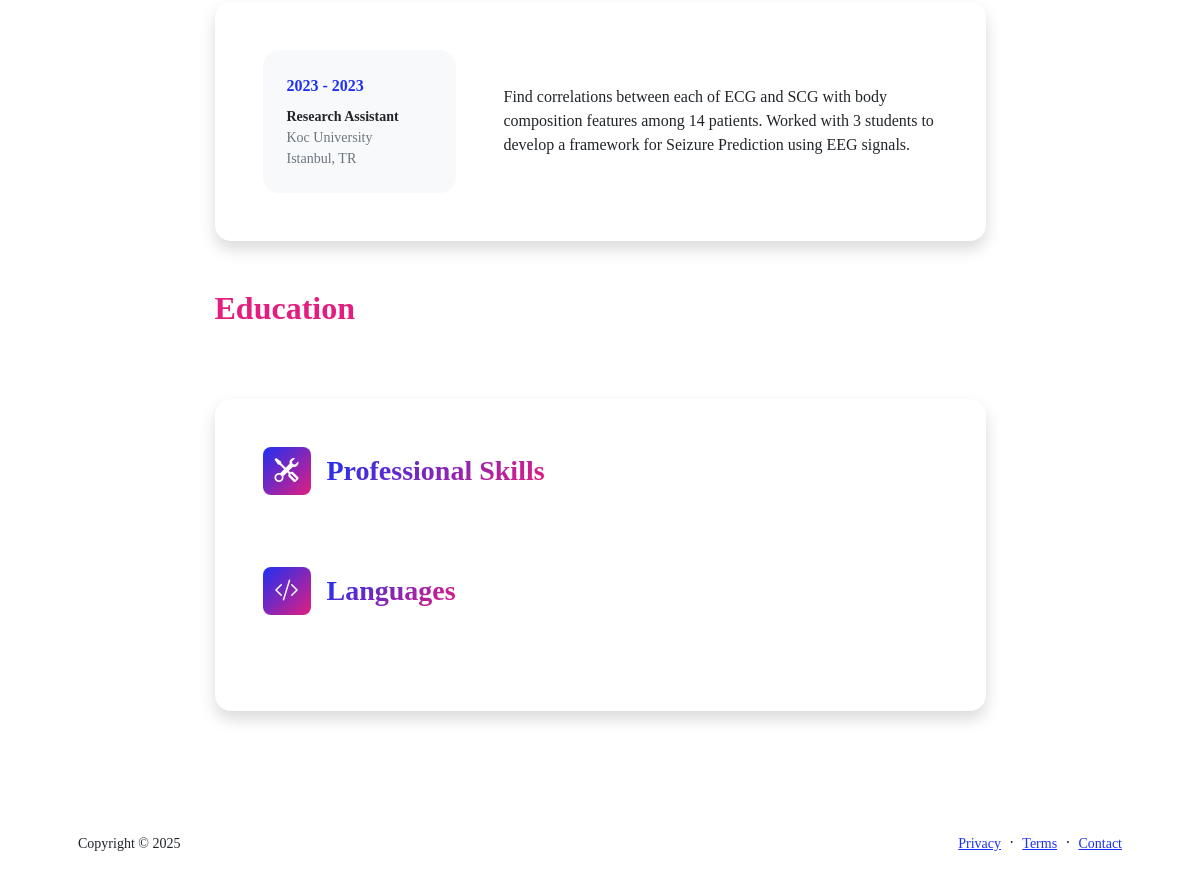
Before: /resume/ (lower part) with the older database file.
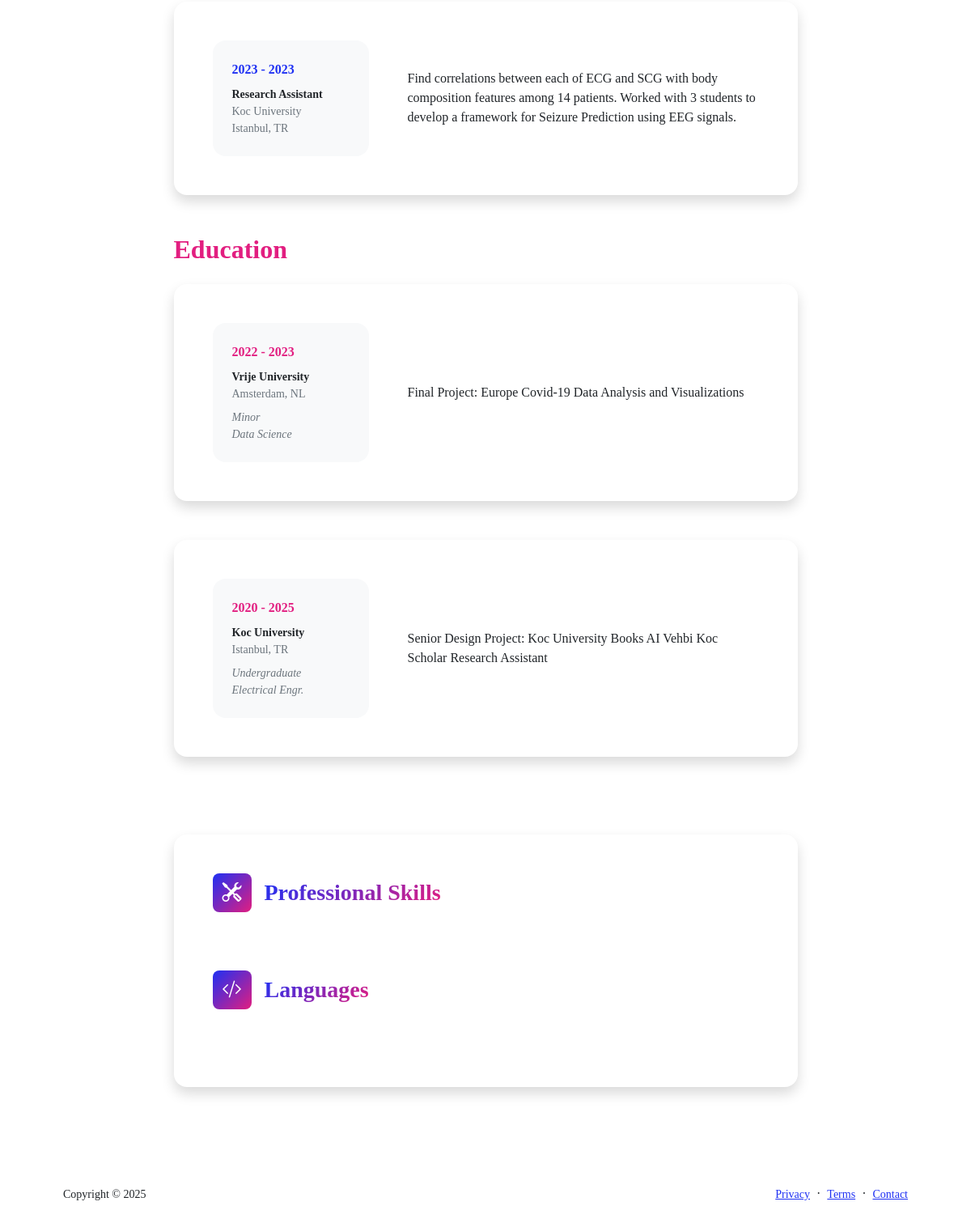
After: the same page with the newer database file.
### portfolio/models.py (models this page shows, shortened)
class Experience(models.Model):
    company = models.CharField(max_length=100)
    title = models.CharField(max_length=100)
    description = models.TextField()
    start_date = models.DateField()
    end_date = models.DateField(blank=True, null=True)
    location = models.CharField(max_length=100, blank=True)

class Education(models.Model):
    school = models.CharField(max_length=100)
    degree = models.CharField(max_length=100)
    description = models.TextField()
    field_of_study = models.CharField(max_length=100)
    start_date = models.DateField()
    end_date = models.DateField(blank=True, null=True)
    location = models.CharField(max_length=100, blank=True)

### portfolio/views.py (the view)
# urls.py: path('resume/', ResumeView.as_view(), name='resume'),
class ResumeView(View):
    def get(self, request):
        author = About.objects.all()[0]
        cv = author.cv
        experiences = Experience.objects.all().order_by('-start_date')
        education = Education.objects.all().order_by('-start_date')
        skills = Skill.objects.all()
        languages = Languages.objects.all()
        current_year = datetime.now().year
        context = {
            'cv': cv,
            'experiences': experiences,
            'education': education,
            'skills': skills,
            'languages': languages,
            'current_year': current_year,
        }
        return render(request, 'resume.html', context=context)

### templates/resume.html (shortened to what the changed rows need)
{% extends 'base.html' %}
{% load static %}
{% block content %}
<div class="container px-5 my-5">
    <div class="row gx-5 justify-content-center">
        <div class="col-lg-11 col-xl-9 col-xxl-8">
            <section>
                {% for exp in experiences %}
                    <div class="card shadow border-0 rounded-4 mb-5">
                        <div class="card-body p-5">
                            <div class="row align-items-center gx-5">
                                <div class="col text-center text-lg-start mb-4 mb-lg-0">
                                    <div class="bg-light p-4 rounded-4">
                                        {% if exp.end_date %}
                                            <div class="text-primary fw-bolder mb-2">
                                                {{ exp.start_date|date:"Y" }} - {{ exp.end_date|date:"Y" }}
                                            </div>
                                        {% else %}
                                            <div class="text-primary fw-bolder mb-2">{{ exp.start_date|date:"Y" }} - Present</div>
                                        {% endif %}
                                        <div class="small fw-bolder">{{ exp.title }}</div>
                                        <div class="small text-muted">{{ exp.company }}</div>
                                        <div class="small text-muted">{{ exp.location }}</div>
                                    </div>
                                </div>
                                <div class="col-lg-8">
                                    <div>{{  exp.description }}</div>
                                </div>
                            </div>
                        </div>
                    </div>
                {% endfor %}
            </section>
            <section>
                <h2 class="text-secondary fw-bolder mb-4">Education</h2>
                {% for edu in education %}
                    <div class="card shadow border-0 rounded-4 mb-5">
                        <div class="card-body p-5">
                            <div class="row align-items-center gx-5">
                                <div class="col text-center text-lg-start mb-4 mb-lg-0">
                                    <div class="bg-light p-4 rounded-4">
                                        {% if edu.end_date %}
                                            <div class="text-secondary fw-bolder mb-2">{{ edu.start_date|date:"Y" }} - {{ edu.end_date|date:"Y" }}</div>
                                        {% else %}
                                            <div class="text-secondary fw-bolder mb-2">{{ edu.start_date|date:"Y" }} - Present</div>
                                        {% endif %}
                                        <div class="mb-2">
                                            <div class="small fw-bolder">{{ edu.school }}</div>
                                            <div class="small text-muted">{{ edu.location }}</div>
                                        </div>
                                        <div class="fst-italic">
                                            <div class="small text-muted">{{ edu.degree }}</div>
                                            <div class="small text-muted">{{ edu.field_of_study }}</div>
                                        </div>
                                    </div>
                                </div>
                                <div class="col-lg-8">
                                    <div>{{ edu.description }}</div>
                                </div>
                            </div>
                        </div>
                    </div>
                {% endfor %}
            </section>
        </div>
    </div>
</div>
{% endblock content %}

Changed rows visible on the page:
added Education: start_date "2022", end_date "2023", school "Vrije University", location "Amsterdam, NL", degree "Minor", field_of_study "Data Science", description "Final Project: Europe Covid-19 Data Analysis and Visualizations"
added Education: start_date "2020", end_date "2025", school "Koc University", location "Istanbul, TR", degree "Undergraduate", field_of_study "Electrical Engr.", description "Senior Design Project: Koc University Books AI Vehbi Koc Scholar Research Assistant"
